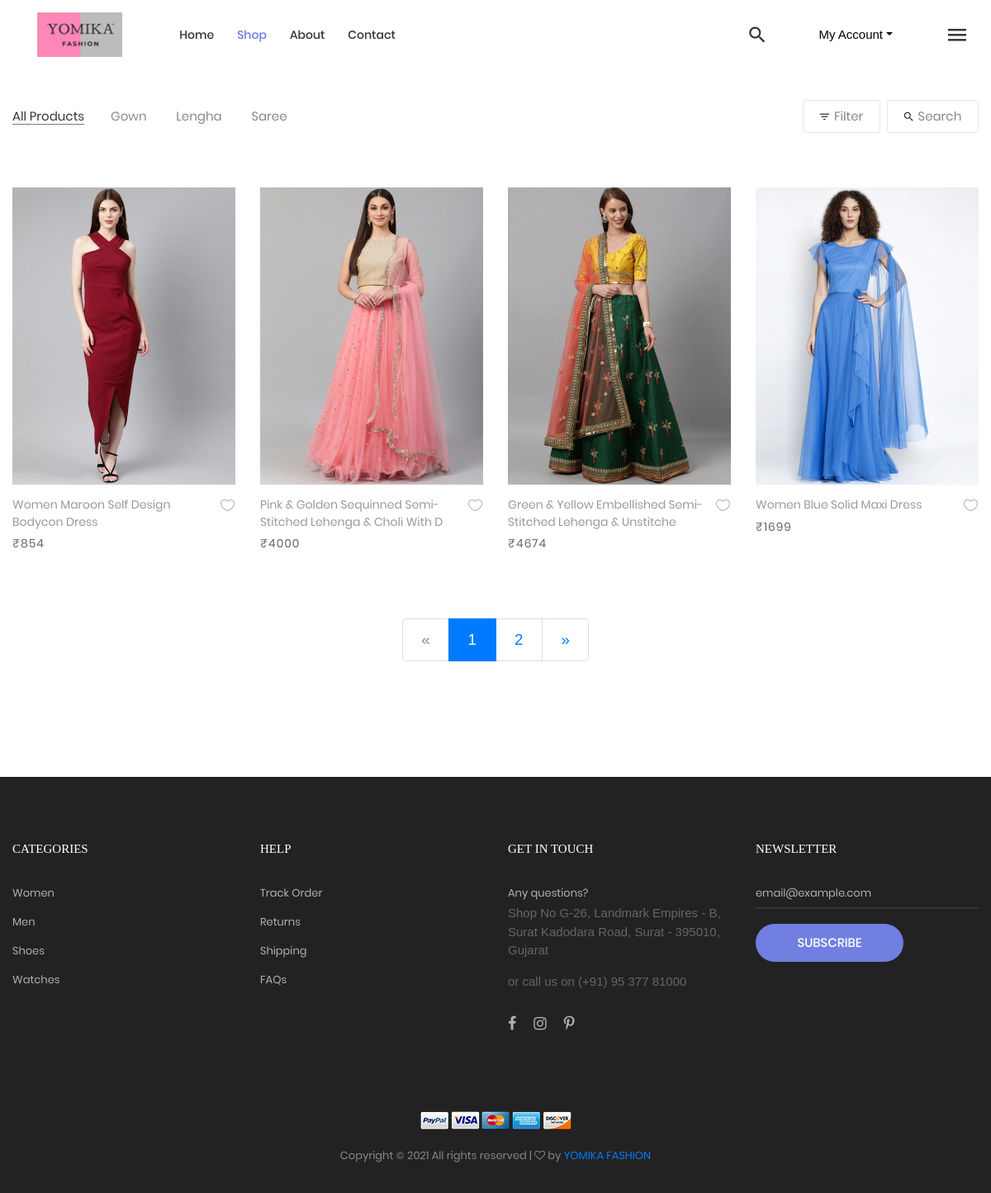
The page /products/shop on the database as committed earlier.
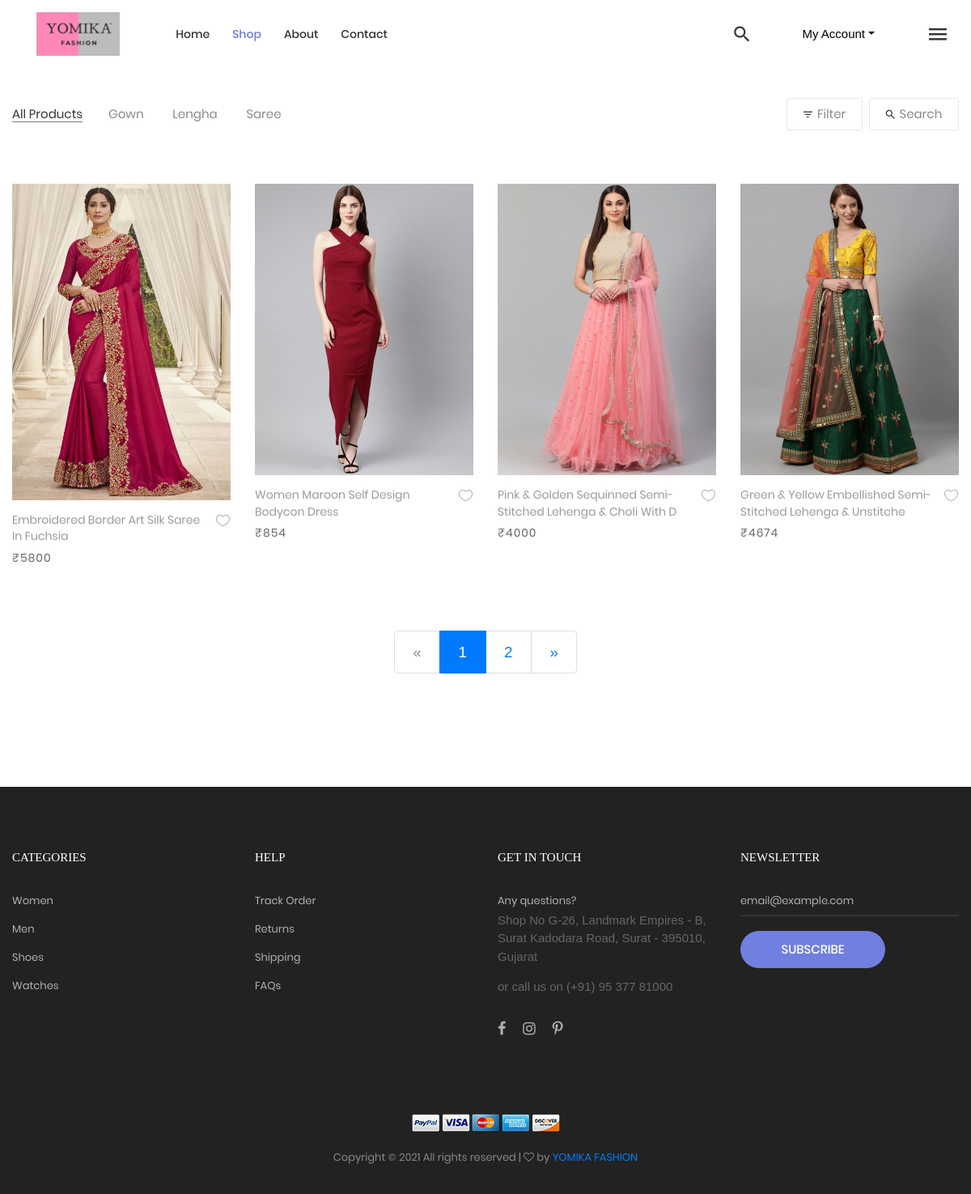
The same page on the database as committed later.
### app_products/models.py (models this page shows, shortened)
class category(models.Model):
    productCategory = models.CharField(max_length=50)
    def __str__(self):
        return self.productCategory

class product(models.Model):
    cat = models.ForeignKey(category, on_delete = models.CASCADE)
    seller = models.ForeignKey(User, on_delete=models.CASCADE)
    upload_date = models.DateTimeField(default=timezone.now)
    slug = models.SlugField(max_length=150, blank=True, null=True)
    img1 = models.ImageField(upload_to=img_path, blank=True)
    img2 = models.ImageField(upload_to=img_path, blank=True)
    img3 = models.ImageField(upload_to=img_path, blank=True)
    title = models.CharField(max_length=60)
    price = models.IntegerField()
    stock_qty = models.IntegerField(default=0)
    size = models.CharField(max_length=255)
    color = models.CharField(max_length=255)
    desc = models.CharField(max_length=555)
    fabric = models.CharField(max_length=20, blank=True)
    work = models.CharField(max_length=50, blank=True)
    style = models.CharField(max_length=200, blank=True)
    occasion = models.CharField(max_length=200, blank=True)

### app_products/views.py (the view)
# urls.py: path('shop', views.shop.as_view(), name='shop'),
class shop(ListView):
    model = models.product
    template_name = 'app_products/shop.html'
    context_object_name = "products"
    paginate_by = 4
    def get_context_data(self, **kwargs):
        context = super(shop, self).get_context_data(**kwargs)
        context['categorys'] = models.category.objects.all()
        return context
    def get_queryset(self):
        queryset = models.product.objects.all().order_by('-upload_date')
        return queryset

### app_cart/context_processors.py (called while the page is built)
def cartCount(request):
    c = 0
    try:
        obj = Cart.objects.filter(user = request.user)
        for x in obj:
            c += 1
    except:pass
    return {'cartCount':c}

def cartTotal(request):
    total = []
    try:
        obj = Cart.objects.filter(user=request.user)
        for x in obj:
            total.append(x.product_id.price*x.product_qty)
    except:
        pass
    return {'cartTotal': sum(total)}

### assets/templates/app_products/shop.html (shortened to what this page needs)
{% extends '../base.html' %}
{% load static %}
{% block shop %}active-menu{% endblock shop %}
{% block content %}
	<div class="bg0 m-t-23 p-b-140">
		<div id="main" class="container">
			<div class="flex-w flex-sb-m p-b-52">
				<div class="flex-w flex-l-m filter-tope-group m-tb-10">
					<a class="stext-106 cl6 hov1 bor3 trans-04 m-r-32 m-tb-5 how-active1" href="{% url 'products:shop' %}">
						All Products
					</a>
					<form id="catBy" action="{% url 'products:productFilter' %}" method="get">
					{% for category in categorys  %}
					<a class="stext-106 cl6 hov1 bor3 trans-04 m-r-32 m-tb-5" href="{{category}}">
						{{category | title}}
					</a>
					{% endfor %}
					</form>
				</div>
				<div class="flex-w flex-c-m m-tb-10">
					<div class="flex-c-m stext-106 cl6 size-104 bor4 pointer hov-btn3 trans-04 m-r-8 m-tb-4 js-show-filter">
						<i class="icon-filter cl2 m-r-6 fs-15 trans-04 zmdi zmdi-filter-list"></i>
						 Filter
					</div>
					<div class="flex-c-m stext-106 cl6 size-105 bor4 pointer hov-btn3 trans-04 m-tb-4 js-show-search">
						<i class="icon-search cl2 m-r-6 fs-15 trans-04 zmdi zmdi-search"></i>
						Search
					</div>
				</div>
			</div>
			<div id='shop' class="row isotope-grid shop">
				{% for product in products %}
				<div class="col-6 col-md-4 col-lg-3 p-b-35 isotope-item {{product.cat}}">
					<div class="block2">
						<div class="block2-pic hov-img0">
							<img src="{{product.img1.url}}" alt="IMG-PRODUCT">
						</div>
						<div class="block2-txt flex-w flex-t p-t-14">
							<div class="block2-txt-child1 flex-col-l ">
								<a href="{% url 'products:productDetails' product.pk product.slug %}" class="stext-104 cl4 hov-cl1 trans-04 js-name-b2 p-b-6"> {{product.title | title}} </a>
								<span class="stext-105 cl3">
									₹{{product.price}}
								</span>
							</div>
							<div class="block2-txt-child2 flex-r p-t-3">
								<a href="#" class="btn-addwish-b2 dis-block pos-relative js-addwish-b2">
									<img class="icon-heart1 dis-block trans-04" src="{% static 'images/icons/icon-heart-01.png' %}" alt="ICON">
								</a>
							</div>
						</div>
					</div>
				</div>
				{% endfor %}
			</div>
			{% if is_paginated %}
			<div id="pagi" class="flex-c-m flex-w w-full p-t-45">
				<ul class="pagination pagination-lg">
					{% if page_obj.has_previous %}
					<li class="page-item"><a class="page-link" href="?page={{ page_obj.previous_page_number }}" aria-label="Previous">&laquo;</a></li>
					{% else %}
					<li class="disabled page-item"><span class="page-link" aria-label="Previous">&laquo;</span></li>
					{% endif %}
					{% for i in paginator.page_range %}
					{% if page_obj.number == i %}
						<li class="page-item active"><a class="page-link " href="#">{{ i }}</a></li>
					{% else %}
						<li class="page-item"><a class="page-link" href="?page={{ i }}">{{ i }}</a></li>
					{% endif %}
					{% endfor %}
					{% if page_obj.has_next %}
					<li class="page-item"><a class="page-link" href="?page={{ page_obj.next_page_number }}" aria-label="Next">&raquo;</a></li>
					{% else %}
					<li class="page-item disabled"><a class="page-link" href="" aria-label="Next">&raquo;</a></li>
					{% endif %}
				</ul>
			</div>
			{% endif %}
		</div>
	</div>
{% endblock content %}

### assets/templates/base.html (shortened to what this page needs)
{% load static %}
<!DOCTYPE html>
<html lang="en">
<head>
  <link rel="stylesheet" type="text/css" href="{% static 'vendor/bootstrap/css/bootstrap.min.css' %}">
  <link rel="stylesheet" type="text/css" href="{% static 'fonts/font-awesome-4.7.0/css/font-awesome.min.css' %}">
  <link rel="stylesheet" type="text/css" href="{% static 'fonts/iconic/css/material-design-iconic-font.min.css' %}">
  <link rel="stylesheet" type="text/css" href="{% static 'fonts/linearicons-v1.0.0/icon-font.min.css' %}">
  <link rel="stylesheet" type="text/css" href="{% static 'vendor/animate/animate.css' %}">
  <link rel="stylesheet" type="text/css" href="{% static 'vendor/animate/animate411.min.css' %}">
  <link rel="stylesheet" type="text/css" href="{% static 'vendor/css-hamburgers/hamburgers.min.css' %}">
  <link rel="stylesheet" type="text/css" href="{% static 'vendor/animsition/css/animsition.min.css' %}">
  <link rel="stylesheet" type="text/css" href="{% static 'vendor/select2/select2.min.css' %}">
  <link rel="stylesheet" type="text/css" href="{% static 'vendor/daterangepicker/daterangepicker.css' %}">
  <link rel="stylesheet" type="text/css" href="{% static 'vendor/slick/slick.css' %}">
  <link rel="stylesheet" type="text/css" href="{% static 'vendor/MagnificPopup/magnific-popup.css' %}">
  <link rel="stylesheet" type="text/css" href="{% static 'vendor/perfect-scrollbar/perfect-scrollbar.css' %}">
  <link rel="stylesheet" type="text/css" href="{% static 'css/util.css' %}">
  <link rel="stylesheet" type="text/css" href="{% static 'css/main.css' %}">
</head>
<body class="animsition" data-animsition-in-class="{% block animsition %}{% endblock animsition %}">
  <header class="header-v2">
    <div class="container-menu-desktop trans-03">
      <div class="wrap-menu-desktop">
        <nav class="limiter-menu-desktop p-l-45">
          <a href="{% url 'main:index' %}" class="logo">
            <img src="{% static 'images/icons/logo-00.png' %}" alt="IMG-LOGO">
          </a>
          <div class="menu-desktop">
            <ul class="main-menu">
              <li class="{% block home %}{% endblock home %}">
                <a href="{% url 'main:index' %}">Home</a>
              </li>
              <li class="{% block shop %}{% endblock shop %}">
                <a href="{% url 'products:shop' %}">Shop</a>
              </li>
              <li class="{% block about %}{% endblock about %}">
                <a href="{% url 'main:about' %}">About</a>
              </li>
              <li class="{% block contact %}{% endblock contact %}">
                <a class="animsition-link" data-animsition-out-class="fade-out-up" data-animsition-out-duration="500" href="{% url 'main:contact' %}">Contact</a>
              </li>
            </ul>
          </div>
          <div class="wrap-icon-header flex-w flex-r-m h-full">
            <div class="flex-c-m h-full p-r-24">
              <div class="icon-header-item cl2 hov-cl1 trans-04 p-lr-11 js-show-modal-search">
                <i class="zmdi zmdi-search"></i>
              </div>
            </div>
            <div class="flex-c-m h-full p-l-18 p-r-25 bor">
              <div class="dropdown">
                <button class="btn  dropdown-toggle" type="button" id="dropdownMenuButton" data-toggle="dropdown"
                  aria-haspopup="true" aria-expanded="false">My Account</button>
              </div>
            </div>
            <div class="flex-c-m h-full p-lr-19">
              <div class="icon-header-item cl2 hov-cl1 trans-04 p-lr-11 js-show-sidebar">
                <i class="zmdi zmdi-menu"></i>
              </div>
            </div>
          </div>
        </nav>
      </div>
    </div>
  </header>
  {% block content %}
  {% endblock content %}
  <footer class="bg3 p-t-75 p-b-32">
    <div class="container">
      <div class="row">
        <div class="col-6 col-lg-3 p-b-50">
          <h4 class="stext-301 cl0 p-b-30">Categories</h4>
          <ul>
            <li class="p-b-10">
              <a href="#" class="stext-107 cl7 hov-cl1 trans-04"> Women </a>
            </li>
            <li class="p-b-10">
              <a href="#" class="stext-107 cl7 hov-cl1 trans-04"> Men </a>
            </li>
            <li class="p-b-10">
              <a href="#" class="stext-107 cl7 hov-cl1 trans-04"> Shoes </a>
            </li>
            <li class="p-b-10">
              <a href="#" class="stext-107 cl7 hov-cl1 trans-04"> Watches </a>
            </li>
          </ul>
        </div>
        <div class="col-6 col-lg-3 p-b-50">
          <h4 class="stext-301 cl0 p-b-30">Help</h4>
          <ul>
            <li class="p-b-10">
              <a href="#" class="stext-107 cl7 hov-cl1 trans-04"> Track Order </a>
            </li>
            <li class="p-b-10">
              <a href="#" class="stext-107 cl7 hov-cl1 trans-04"> Returns </a>
            </li>
            <li class="p-b-10">
              <a href="#" class="stext-107 cl7 hov-cl1 trans-04"> Shipping </a>
            </li>
            <li class="p-b-10">
              <a href="#" class="stext-107 cl7 hov-cl1 trans-04"> FAQs </a>
            </li>
          </ul>
        </div>
        <div class="col-12 col-lg-3 p-b-50">
          <h4 class="stext-301 cl0 p-b-30">GET IN TOUCH</h4>
          <p class="stext-107 cl7 size-201">
          Any questions?
          <address>Shop No G-26, Landmark Empires - B, Surat Kadodara Road, Surat - 395010, Gujarat</address> or call us on (+91) 95 377 81000
          </p>
          <div class="p-t-27">
            <a href="https://www.facebook.com/Yomika-Fashion-111429767661538/" class="fs-18 cl7 hov-cl1 trans-04 m-r-16">
              <i class="fa fa-facebook"></i>
            </a>
            <a href="https://www.instagram.com/yomika_fashion/" class="fs-18 cl7 hov-cl1 trans-04 m-r-16">
              <i class="fa fa-instagram"></i>
            </a>
            <a href="#" class="fs-18 cl7 hov-cl1 trans-04 m-r-16">
              <i class="fa fa-pinterest-p"></i>
            </a>
          </div>
        </div>
        <div class="col-12 col-lg-3 p-b-50">
          <h4 class="stext-301 cl0 p-b-30">Newsletter</h4>
          <form>
            <div class="wrap-input1 w-full p-b-4">
              <input class="input1 bg-none plh1 stext-107 cl7" type="text" name="email" placeholder="email@example.com">
            </div>
            <div class="p-t-18">
              <button disabled class="flex-c-m stext-101 cl0 size-103 bg1 bor1 hov-btn2 p-lr-15 trans-04">Subscribe</button>
            </div>
          </form>
        </div>
      </div>
      <div class="p-t-40">
        <div class="flex-c-m flex-w p-b-18">
          <a href="#" class="m-all-1">
            <img src="{% static 'images/icons/icon-pay-01.png' %}" alt="ICON-PAY">
          </a>
          <a href="#" class="m-all-1">
            <img src="{% static 'images/icons/icon-pay-02.png' %}" alt="ICON-PAY">
          </a>
          <a href="#" class="m-all-1">
            <img src="{% static 'images/icons/icon-pay-03.png' %}" alt="ICON-PAY">
          </a>
          <a href="#" class="m-all-1">
            <img src="{% static 'images/icons/icon-pay-04.png' %}" alt="ICON-PAY">
          </a>
          <a href="#" class="m-all-1">
            <img src="{% static 'images/icons/icon-pay-05.png' %}" alt="ICON-PAY">
          </a>
        </div>
        <p class="stext-107 cl6 txt-center">
          Copyright &copy; 2021 All rights reserved |
          <i class="fa fa-heart-o" aria-hidden="true"></i> by <a href="#" target="_blank">YOMIKA FASHION</a>
        </p>
      </div>
    </div>
  </footer>
</body>
</html>

### assets/static/css/main.css (style rules this page uses)
.container { max-width: 1380px; }
@media (max-width: 1600px) { .container { max-width: 1200px; } }
.container-menu-desktop { height: auto; width: 100%; position: relative; -webkit-transition: all 0.3s; -o-transition: all 0.3s; -moz-transition: all 0.3s; transition: all 0.3s; }
.header-v2 .container-menu-desktop { height: 84px; }
.wrap-menu-desktop { position: fixed; z-index: 1100; background-color: transparent; width: 100%; height: 84px; top: 40px; left: 0px; -webkit-transition: height 0.3s, background-color 0.3s; -o-transition: height 0.3s, background-color 0.3s; -moz-transition: height 0.3s, background-color 0.3s; transition: height 0.3s, background-color 0.3s; }
.header-v2 .wrap-menu-desktop { background-color: #fff; top: 0; }
.limiter-menu-desktop { height: 100%; display: -webkit-box; display: -webkit-flex; display: -moz-box; display: -ms-flexbox; display: flex; align-items: center; background-color: transparent; }
.logo { display: -webkit-box; display: -webkit-flex; display: -moz-box; display: -ms-flexbox; display: flex; align-items: center; height: 65%; margin-right: 55px; }
.logo img { max-width: 100%; max-height: 100%; }
.menu-desktop { display: -webkit-box; display: -webkit-flex; display: -moz-box; display: -ms-flexbox; display: flex; align-items: center; height: 100%; }
.main-menu { list-style-type: none; margin: 0; display: -webkit-box; display: -webkit-flex; display: -moz-box; display: -ms-flexbox; display: flex; align-items: center; }
.main-menu > li { display: block; position: relative; padding: 20px 10px 20px 0px; margin: 0px 4px 0px 14px; }
.main-menu > li > a { font-family: Poppins-Medium; font-size: 14px; color: #333; padding: 5px 0px; transition: all 0.4s; -webkit-transition: all 0.4s; -o-transition: all 0.4s; -moz-transition: all 0.4s; }
.wrap-icon-header { flex-grow: 1; }
.icon-header-item { position: relative; font-size: 26px; line-height: 1; cursor: pointer; }
.main-menu > li.active-menu > a { color: #6c7ae0; }
.block2-pic { position: relative; }
.block2-txt-child1 { width: calc(100% - 30px); }
.block2-txt-child2 { width: 30px; }
.cl0 { color: #fff; }
.cl2 { color: #333; }
.cl3 { color: #666; }
.cl4 { color: #999; }
.cl6 { color: #888; }
.cl7 { color: #b2b2b2; }
.stext-101 { font-family: Poppins-Medium; font-size: 15px; line-height: 1.466667; text-transform: uppercase; }
.stext-104 { font-family: Poppins-Regular; font-size: 14px; line-height: 1.466667; }
.stext-105 { font-family: Poppins-Regular; font-size: 14px; line-height: 1.466667; letter-spacing: 1px; }
.stext-106 { font-family: Poppins-Regular; font-size: 15px; line-height: 1.2; }
.stext-107 { font-family: Poppins-Regular; font-size: 13px; line-height: 1.923; }
.stext-301 { font-family: Montserrat-Bold; font-size: 15px; line-height: 1.6; text-transform: uppercase; }
.size-103 { min-width: 179px; height: 46px; }
.size-104 { min-width: 94px; height: 40px; }
.size-105 { min-width: 111px; height: 40px; }
.size-201 { max-width: 270px; }
.bg-none { background-color: transparent; }
.bg0 { background-color: #fff; }
.bg1 { background-color: #717fe0; }
.bg3 { background-color: #222; }
.bor1 { border-radius: 23px; }
.bor3 { border-bottom: 1px solid transparent; }
.bor4 { border: 1px solid #e6e6e6; border-radius: 3px; }
.how-active1 { color: #333; border-color: #797979; }
.wrap-input1 { position: relative; border-bottom: 2px solid rgba(204,204,204, 0.1); }
.input1 { background-color: transparent; width: 100%; }
.hov-img0 { display: block; overflow: hidden; }
.hov-img0 img { width: 100%; -webkit-transition: transform 0.9s ease; -o-transition: transform 0.9s ease; -moz-transition: transform 0.9s ease; transition: transform 0.9s ease; }

Rows that differ between the two databases and show on the page:
no longer on this page (row unchanged): product: img1 (picture), title "Women Blue Solid Maxi Dress", price "1699"
added product: img1 (picture), title "Embroidered Border Art Silk Saree In Fuchsia", price "5800"
